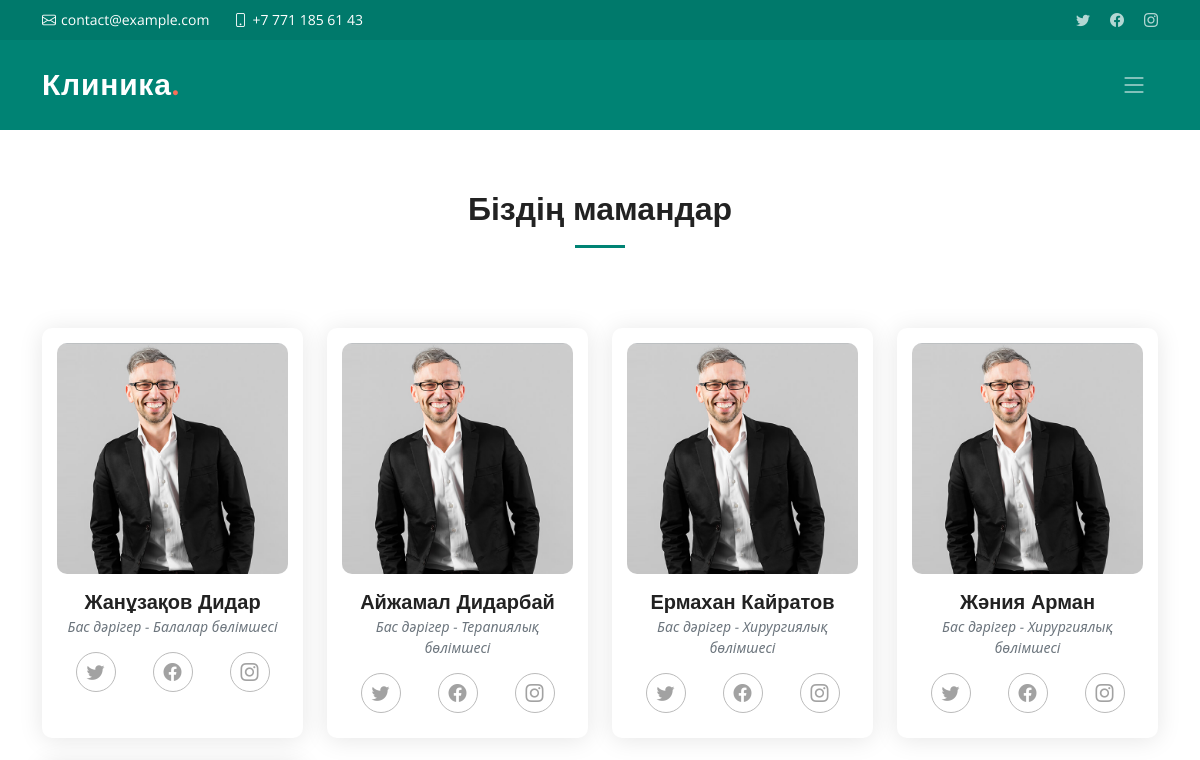
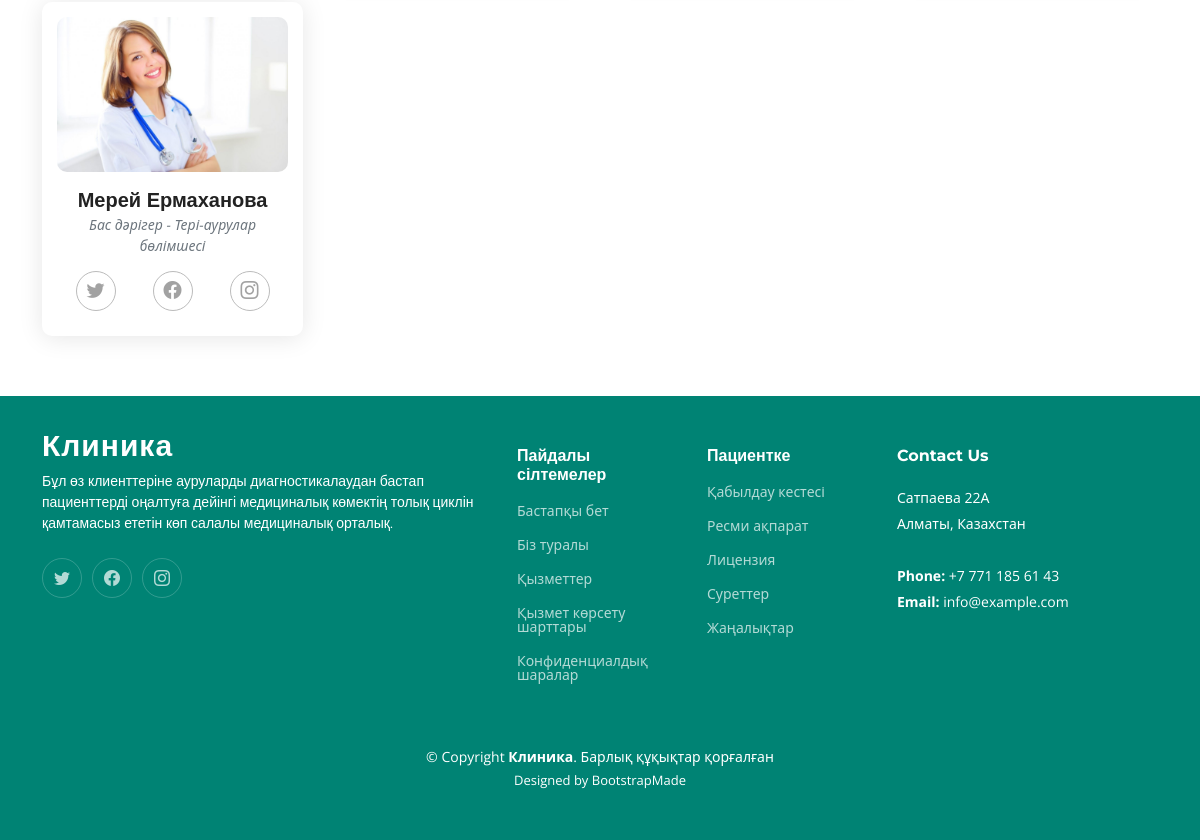
/about_team/, run on an earlier commit of the app's database (2 pictures, top to bottom).
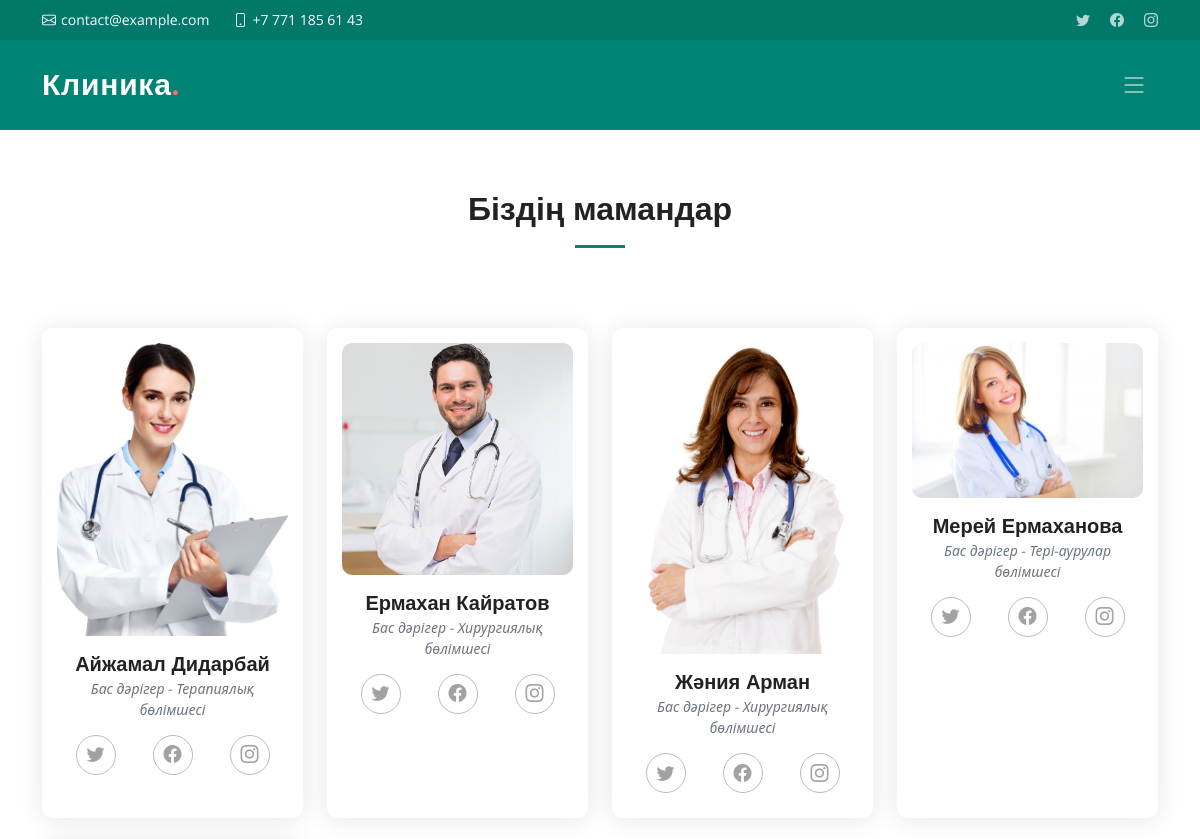
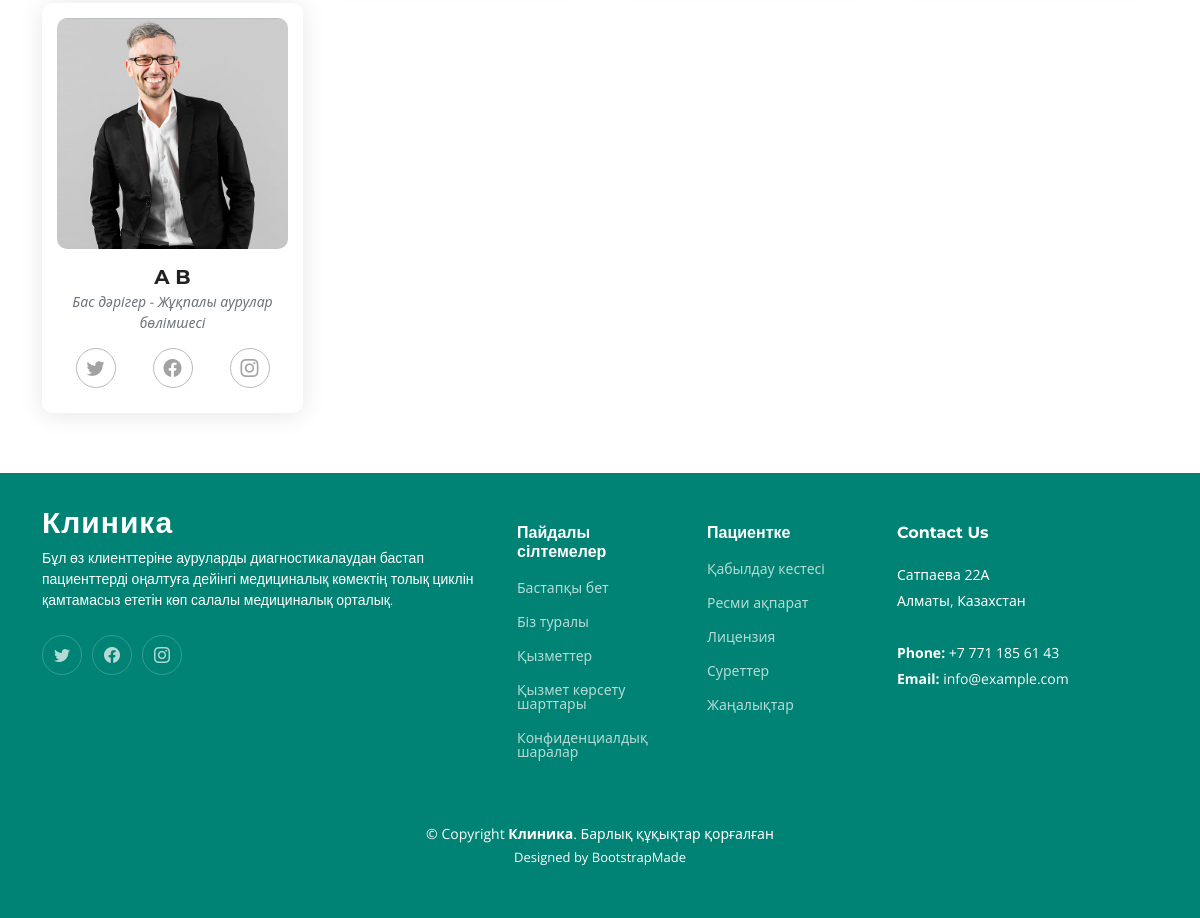
And on a later commit of the database (2 pictures, top to bottom).
### website/models.py (models this page shows, shortened)
class Doctor(models.Model):
    first_name = models.CharField(max_length=50)
    last_name = models.CharField(max_length=50)
    patronymic = models.CharField(max_length=50)
    date_of_birth = models.DateField()
    phone_number = models.CharField(max_length=10)
    email = models.EmailField()
    speciality = models.ForeignKey(Speciality, on_delete=models.CASCADE)
    image = models.ImageField(upload_to=settings.MEDIA_ROOT, blank=True, null=True)

class Speciality(models.Model):
    name = models.CharField(max_length=70)
    department = models.ForeignKey(Department, on_delete=models.CASCADE)
    def __str__(self):
        return self.name + " - " + self.department.name

class Department(models.Model):
    name = models.CharField(max_length=70)

### website/views.py (the view)
# urls.py: path('about_team/', views.about_team, name='about_team'),
def about_team(request):
    doctors = Doctor.objects.all()
    return render(request, "about_team.html", {"doctors": doctors})

### website/templates/about_team.html
{% extends 'base_template.html' %}
{% load static %}
{% block content %}
    <section id="team" class="team">
      <div class="container" data-aos="fade-up">
        <div class="section-header">
          <h2>Біздің мамандар</h2>
        </div>
        <div class="row gy-4">
          {% for doctor in doctors %}
              <div class="col-xl-3 col-md-6 d-flex" data-aos="fade-up" data-aos-delay="100">
            <div class="member">
                {% if doctor.image %}
                    <img src="{{ MEDIA_ROOT }}{{ doctor.image.url }}" class="img-fluid">
                {% else %}
                    <img src="{% static "img/team/team-1.jpg" %}" class="img-fluid">
                {% endif %}
              <h4>{{ doctor.first_name}} {{ doctor.last_name }}</h4>
              <span>{{ doctor.speciality }}</span>
              <div class="social">
                <a href=""><i class="bi bi-twitter"></i></a>
                <a href=""><i class="bi bi-facebook"></i></a>
                <a href=""><i class="bi bi-instagram"></i></a>
              </div>
            </div>
          </div>
          {% endfor %}
        </div>
      </div>
    </section>
{% endblock %}

### website/templates/base_template.html (shortened to what this page needs)
<!DOCTYPE html>
{% load static %}
<html lang="en">
<head>
    <link href="{% static "vendor/bootstrap/css/bootstrap.min.css" %}" rel="stylesheet">
    <link href="{% static "vendor/bootstrap-icons/bootstrap-icons.css" %}" rel="stylesheet">
    <link href="{% static "vendor/aos/aos.css" %}" rel="stylesheet">
    <link href="{% static "vendor/glightbox/css/glightbox.min.css" %}" rel="stylesheet">
    <link href="{% static "vendor/swiper/swiper-bundle.min.css" %}" rel="stylesheet">
    <link href="{% static "css/main.css" %}" rel="stylesheet">
</head>
<body>
  <section id="topbar" class="topbar d-flex align-items-center">
    <div class="container d-flex justify-content-center justify-content-md-between">
      <div class="contact-info d-flex align-items-center">
        <i class="bi bi-envelope d-flex align-items-center"><a href="mailto:contact@example.com">contact@example.com</a></i>
        <i class="bi bi-phone d-flex align-items-center ms-4"><span>+7 771 185 61 43</span></i>
      </div>
      <div class="social-links d-none d-md-flex align-items-center">
        <a href="#" class="twitter"><i class="bi bi-twitter"></i></a>
        <a href="#" class="facebook"><i class="bi bi-facebook"></i></a>
        <a href="#" class="instagram"><i class="bi bi-instagram"></i></a>
      </div>
    </div>
  </section>
    {% if request.user.is_authenticated %}
        {% include "authed_navbar.html" %}
    {% else %}
        {% include "navbar.html" %}
    {% endif %}
  <main>
    {% block content %}
    {% endblock %}
  </main>
  <footer id="footer" class="footer">
    <div class="container">
      <div class="row gy-4">
        <div class="col-lg-5 col-md-12 footer-info">
          <a href="index.html" class="logo d-flex align-items-center">
            <span>Клиника</span>
          </a>
          <p>Бұл өз клиенттеріне ауруларды диагностикалаудан бастап пациенттерді оңалтуға дейінгі медициналық көмектің толық циклін қамтамасыз ететін көп салалы медициналық орталық.</p>
          <div class="social-links d-flex mt-4">
            <a href="#" class="twitter"><i class="bi bi-twitter"></i></a>
            <a href="#" class="facebook"><i class="bi bi-facebook"></i></a>
            <a href="#" class="instagram"><i class="bi bi-instagram"></i></a>
          </div>
        </div>
        <div class="col-lg-2 col-6 footer-links">
          <h4>Пайдалы сілтемелер</h4>
          <ul>
            <li><a href="#">Бастапқы бет</a></li>
            <li><a href="#">Біз туралы</a></li>
            <li><a href="#">Қызметтер</a></li>
            <li><a href="#">Қызмет көрсету шарттары</a></li>
            <li><a href="#">Конфиденциалдық шаралар</a></li>
          </ul>
        </div>
        <div class="col-lg-2 col-6 footer-links">
          <h4>Пациентке</h4>
          <ul>
            <li><a href="#">Қабылдау кестесі</a></li>
            <li><a href="#">Ресми ақпарат</a></li>
            <li><a href="#">Лицензия</a></li>
            <li><a href="#">Суреттер</a></li>
            <li><a href="#">Жаңалықтар</a></li>
          </ul>
        </div>
        <div class="col-lg-3 col-md-12 footer-contact text-center text-md-start">
          <h4>Contact Us</h4>
          <p>
            Сатпаева 22А <br>
            Алматы, Казахстан<br><br>
            <strong>Phone:</strong> +7 771 185 61 43<br>
            <strong>Email:</strong> info@example.com<br>
          </p>
        </div>
      </div>
    </div>
    <div class="container mt-4">
      <div class="copyright">
        &copy; Copyright <strong><span>Клиника</span></strong>. Барлық құқықтар қорғалған
      </div>
      <div class="credits">
        Designed by <a href="https://bootstrapmade.com/">BootstrapMade</a>
      </div>
    </div>
  </footer>
</body>
</html>

### website/templates/navbar.html (shortened to what this page needs)
<header id="header" class="header d-flex align-items-center">
    <div class="container-fluid container-xl d-flex align-items-center justify-content-between">
      <a href="http://localhost:8000/" class="logo d-flex align-items-center">
        <h1>Клиника<span>.</span></h1>
      </a>
      <i class="mobile-nav-toggle mobile-nav-show bi bi-list"></i>
    </div>
  </header>

### website/static/css/main.css (style rules this page uses)
:root { --font-default: "Open Sans", system-ui, -apple-system, "Segoe UI", Roboto, "Helvetica Neue", Arial, "Noto Sans", "Liberation Sans", sans-serif, "Apple Color Emoji", "Segoe UI Emoji", "Segoe UI Symbol", "Noto Color Emoji"; --font-primary: "Montserrat", sans-serif; --font-secondary: "Poppins", sans-serif; }
:root { --color-default: #222222; --color-primary: #008374; --color-secondary: #f85a40; }
:root { scroll-behavior: smooth; }
body { font-family: var(--font-default); color: var(--color-default); }
a { color: var(--color-primary); text-decoration: none; }
h1, h2, h3, h4, h5, h6 { font-family: var(--font-primary); }
section { padding: 60px 0; overflow: hidden; scroll-margin-top: 70px; overflow: clip; }
.section-header { text-align: center; padding-bottom: 60px; }
.section-header h2 { font-size: 32px; font-weight: 600; margin-bottom: 20px; padding-bottom: 20px; position: relative; }
.section-header h2:after { content: ""; position: absolute; display: block; width: 50px; height: 3px; background: var(--color-primary); left: 0; right: 0; bottom: 0; margin: auto; }
.topbar { background: #00796b; height: 40px; font-size: 14px; transition: all 0.5s; color: #fff; padding: 0; }
.topbar .contact-info i { font-style: normal; color: #fff; line-height: 0; }
.topbar .contact-info i a, .topbar .contact-info i span { padding-left: 5px; color: #fff; }
.topbar .contact-info i a { line-height: 0; transition: 0.3s; }
.topbar .social-links a { color: rgba(255, 255, 255, 0.7); line-height: 0; transition: 0.3s; margin-left: 20px; }
.header { transition: all 0.5s; z-index: 997; height: 90px; background-color: var(--color-primary); }
.header .logo h1 { font-size: 30px; margin: 0; font-weight: 600; letter-spacing: 0.8px; color: #fff; font-family: var(--font-primary); }
.header .logo h1 span { color: #f96f59; }
@media (max-width: 1279px) { .mobile-nav-show { color: rgba(255, 255, 255, 0.6); font-size: 28px; cursor: pointer; line-height: 0; transition: 0.5s; z-index: 9999; margin-right: 10px; } }
.team .member { text-align: center; background: #fff; border-radius: 10px; padding: 15px; overflow: hidden; box-shadow: 0px 2px 25px rgba(0, 0, 0, 0.1); }
.team .member img { border-radius: 10px; overflow: hidden; }
.team .member h4 { font-weight: 700; margin-top: 16px; margin-bottom: 2px; font-size: 20px; }
.team .member span { font-style: italic; display: block; font-size: 14px; color: #6c757d; }
.team .member .social { margin-top: 15px; margin-bottom: 10px; display: flex; align-items: center; justify-content: space-around; }
.team .member .social a { color: #a2a2a2; transition: 0.3s; border-radius: 50%; width: 40px; height: 40px; display: flex; align-items: center; justify-content: center; border: 1px solid #bbbbbb; }
.team .member .social i { font-size: 18px; margin: 0 2px; }
.footer { font-size: 14px; background-color: var(--color-primary); padding: 50px 0; color: white; }
.footer .footer-info .logo { line-height: 0; margin-bottom: 25px; }
.footer .footer-info .logo span { font-size: 30px; font-weight: 700; letter-spacing: 1px; color: #fff; font-family: var(--font-primary); }
.footer .footer-info p { font-size: 14px; font-family: var(--font-primary); }
.footer .social-links a { display: flex; align-items: center; justify-content: center; width: 40px; height: 40px; border-radius: 50%; border: 1px solid rgba(255, 255, 255, 0.2); font-size: 16px; color: rgba(255, 255, 255, 0.7); margin-right: 10px; transition: 0.3s; }
.footer h4 { font-size: 16px; font-weight: bold; position: relative; padding-bottom: 12px; }
.footer .footer-links { margin-bottom: 30px; }
.footer .footer-links ul { list-style: none; padding: 0; margin: 0; }
.footer .footer-links ul li { padding: 10px 0; display: flex; align-items: center; }
.footer .footer-links ul li:first-child { padding-top: 0; }
.footer .footer-links ul a { color: rgba(255, 255, 255, 0.7); transition: 0.3s; display: inline-block; line-height: 1; }
.footer .footer-contact p { line-height: 26px; }
.footer .copyright { text-align: center; }
.footer .credits { padding-top: 4px; text-align: center; font-size: 13px; }
.footer .credits a { color: #fff; }

What changed in the data, as far as the page shows it:
removed Doctor: first_name "Жанұзақов", last_name "Дидар", speciality "Бас дәрігер - Балалар бөлімшесі"
changed Doctor "Айжамал": image: picture added
changed Doctor "Ермахан": image: picture added
changed Doctor "Жәния": image: picture added
added Doctor: first_name "A", last_name "B", speciality "Бас дәрігер - Жұқпалы аурулар бөлімшесі"
